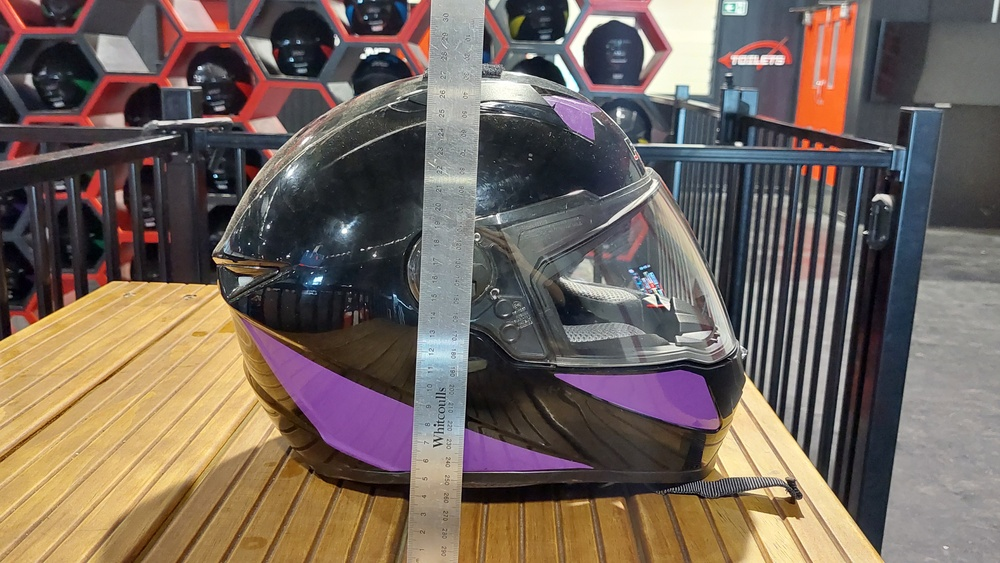
#> input picture 4]_HelmetLights/Images/20230520_143241.jpg, 1000 x 563 px, shrunk from 4624 x 2604 before the run, given in place of the camera
$ python 02_write.py
#> lines starting #> are read from the running program, lines starting #| are printed output that depends on the picture; after the words box and inside, x2 and y2 are one past the last pixel; in counts of white or black regions, pixels touching at a corner belong together
from __future__ import print_function
import os
import sys
import cv2 as cv
import numpy as np
import argparse

#def detect_movement(frame, prior_frame):


def main():

    #code
    path = "video_trial.avi"
    camera = cv.VideoCapture(1)
    if (not camera.isOpened()):
        print(f"Error:Camera not found!")
        return 1
    # write video file
    frame_width = int(camera.get(3))
    frame_height = int(camera.get(4))
    frame_size = (frame_width,frame_height)
    fps = 30
    # write video file
    output = cv.VideoWriter(path, cv.VideoWriter_fourcc('M','J','P','G'), fps, frame_size)
    frame_num = 0

    while True:
        ret, frame = camera.read()
#> frame is the input picture: shape (563, 1000, 3); mean B, G, R 93, 101.7, 115.5
        #bg_sub = cv.createBackgroundSubtractorKNN(history = 500, dist2Threshold = 160, detectShadows = False)
        #first iteration don't have a prior frame to work with, set them the same and dont display anything!
        if frame_num <= 5:
            if not ret:
                raise IOError("Error with webcam")

            ## convert to greyscale
            gray = cv.cvtColor(frame, cv.COLOR_BGR2GRAY)
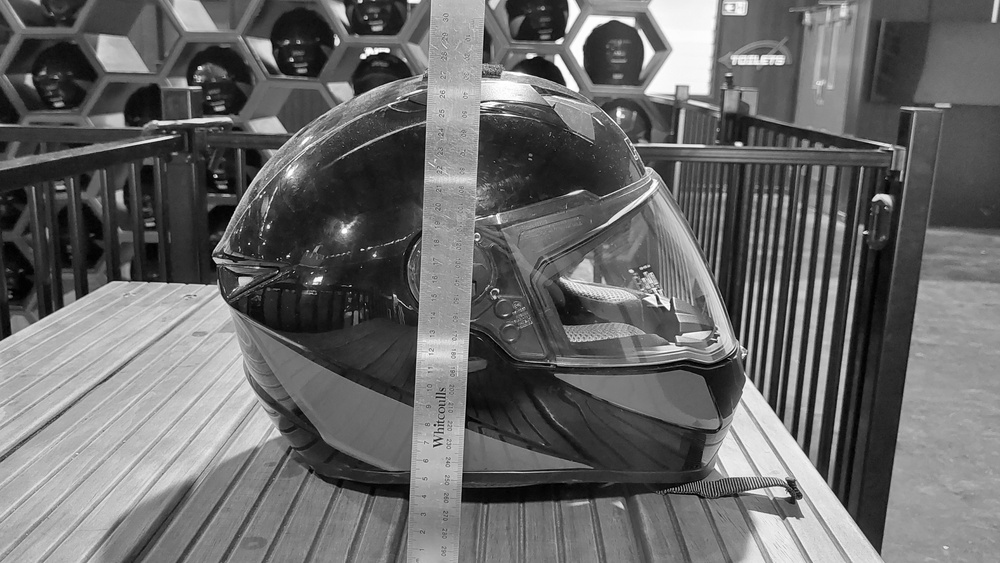
#> gray: shape (563, 1000); min 0, max 255, mean 104.8
            gray = cv.GaussianBlur(gray, (45, 45), 0)
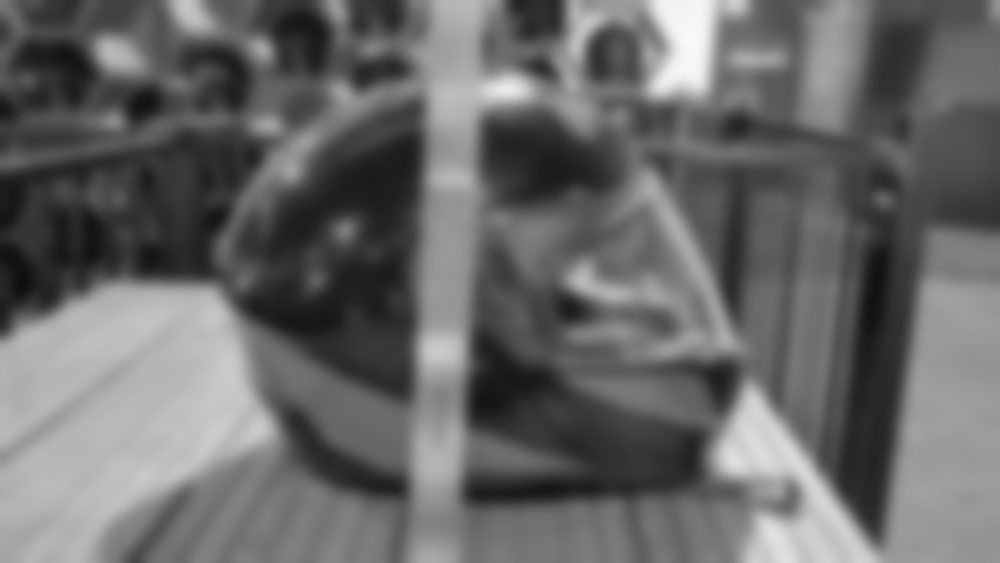
#> gray: shape (563, 1000); min 14, max 249, mean 104.8

            #video_writer.write(frame)
            # image subtraction
            prior_frame = frame
            prior_gray = gray
            frame_num = frame_num + 1


        # later frames (dumb format but stick with me)
        if not ret:
            raise IOError("Error with webcam")

        ## convert to greyscale
        blur = cv.GaussianBlur(frame, (15, 15), 0)
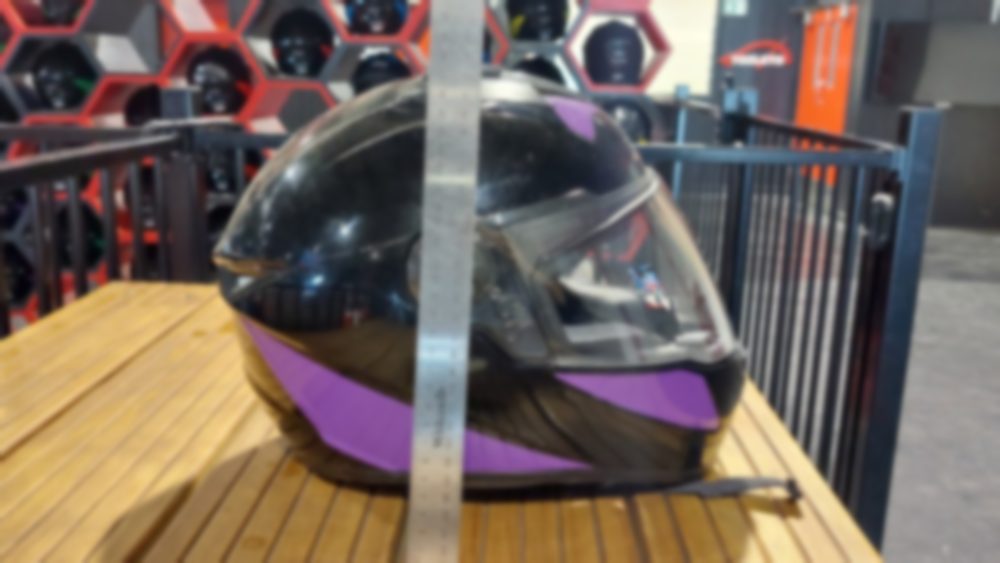
#> blur: shape (563, 1000, 3); mean B, G, R 93, 101.7, 115.5
        gray = cv.cvtColor(blur, cv.COLOR_BGR2GRAY)
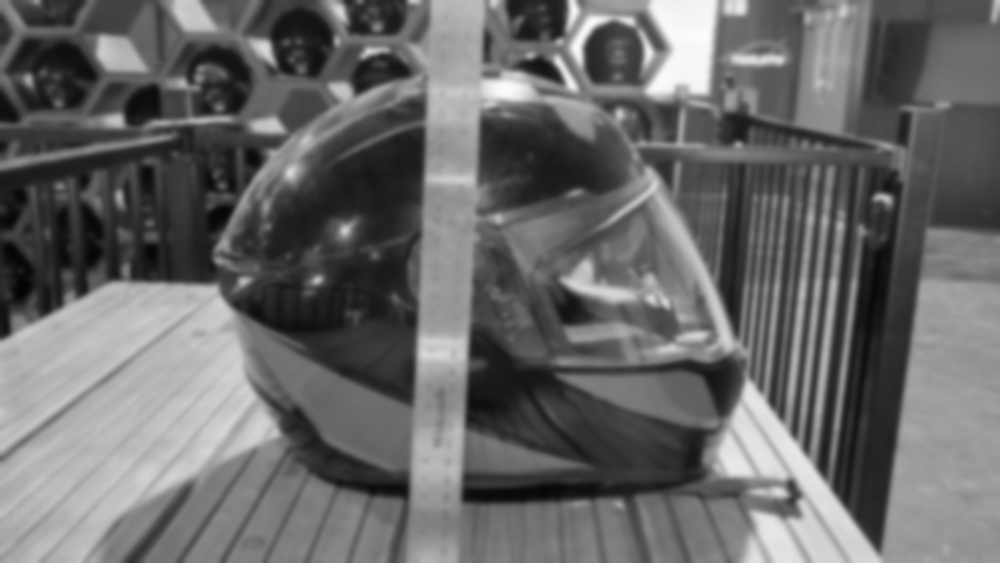
#> gray: shape (563, 1000); min 4, max 252, mean 104.8


        #video_writer.write(frame)
        #fg mask
        #fg_mask = bg_sub.apply(frame)
        # image subtraction
        subbed = cv.absdiff(gray, prior_gray)
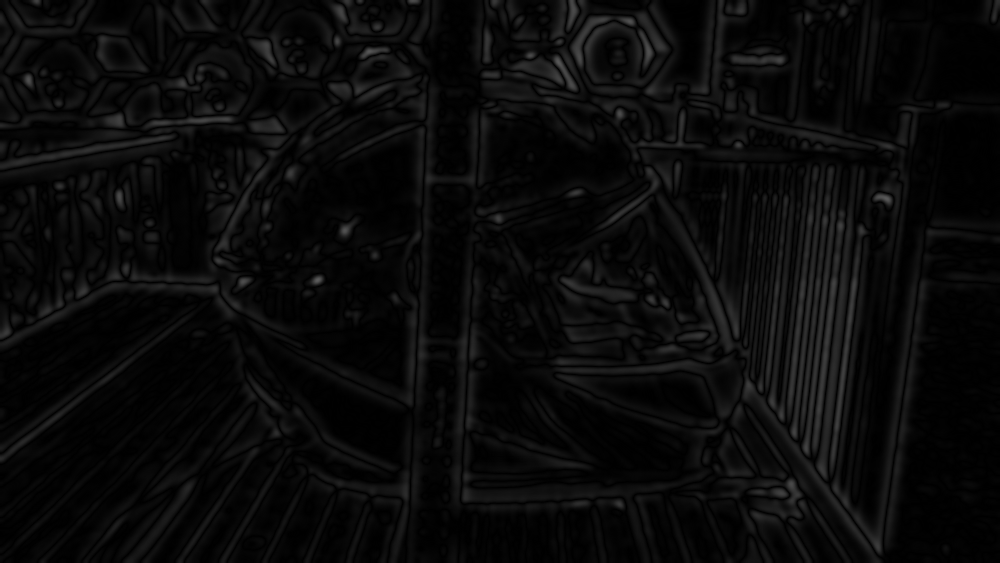
#> subbed: shape (563, 1000); min 0, max 92, mean 9.9
        prior_frame = frame
        prior_gray = gray
        #cv.imshow("subtraction?", fg_mask)
        #cv.imshow("frame", frame)
        #find brightest moving thing
        (minVal, maxVal, minLoc, maxLoc) = cv.minMaxLoc(subbed)
#> minVal = 0; maxVal = 92; minLoc = (9, 0); maxLoc = (317, 280)
        cv.circle(frame, maxLoc, 70, (255, 0, 0), 2)
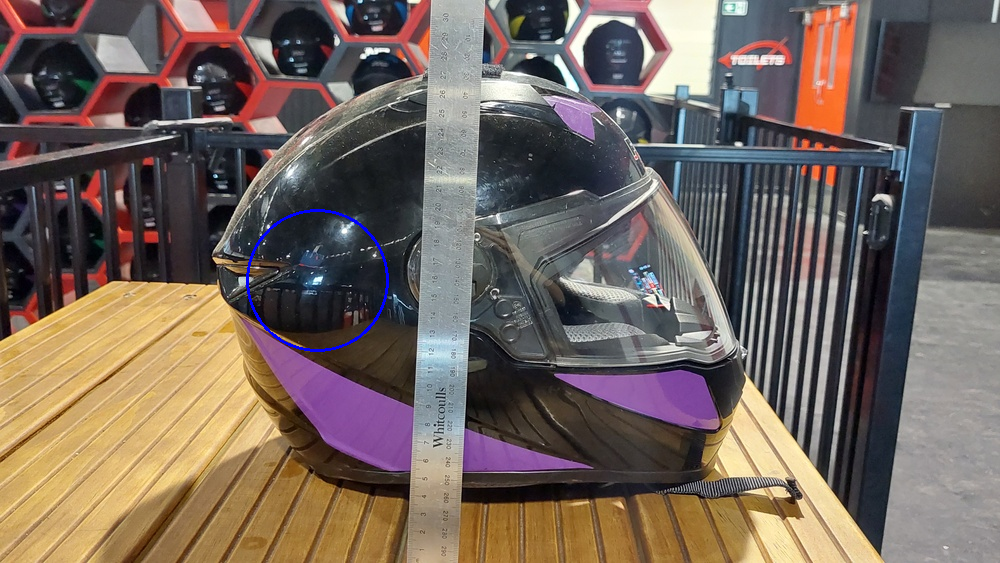
#> frame: shape (563, 1000, 3); 0.23% of pixels changed, all inside (x1, y1, x2, y2) = (246, 209, 389, 352)

        cv.imshow("Light?", frame)
        output.write(frame)

        if cv.waitKey(1) & 0xFF == ord('q'):
#> (key q is pressed here)
            break

    camera.release()
    output.release()
    return 0


if __name__ == "__main__":
    sys.exit(main())
#> (the program exits here)

$ run again, on 4]_HelmetLights/Images/20230520_143313.jpg
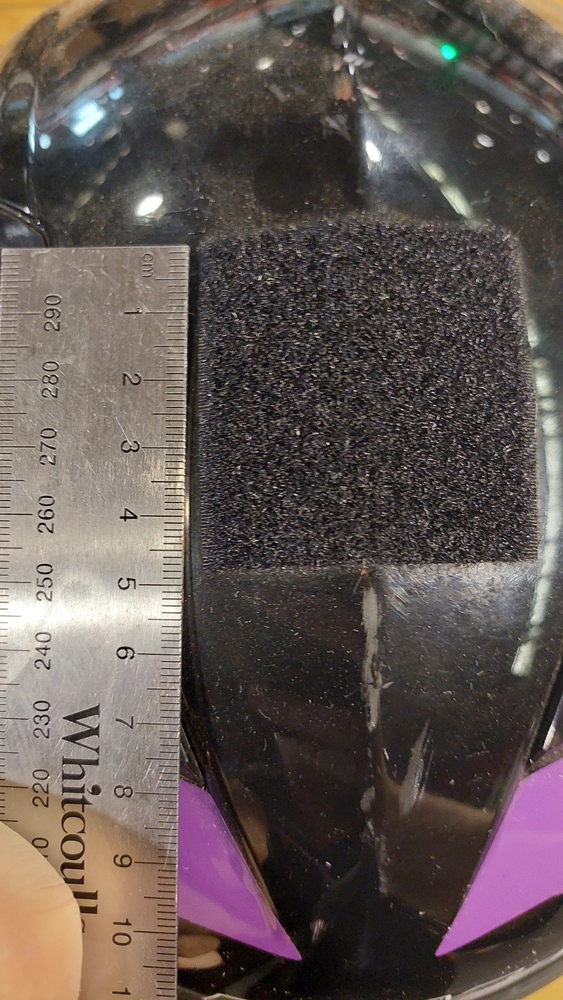
#> input picture 4]_HelmetLights/Images/20230520_143313.jpg, 563 x 1000 px, shrunk from 2604 x 4624 before the run, given in place of the camera
#> in main, frame is the input picture: shape (1000, 563, 3); mean B, G, R 82.3, 86.3, 96.9
#> in main, `subbed = cv.absdiff(gray, prior_gray)`:
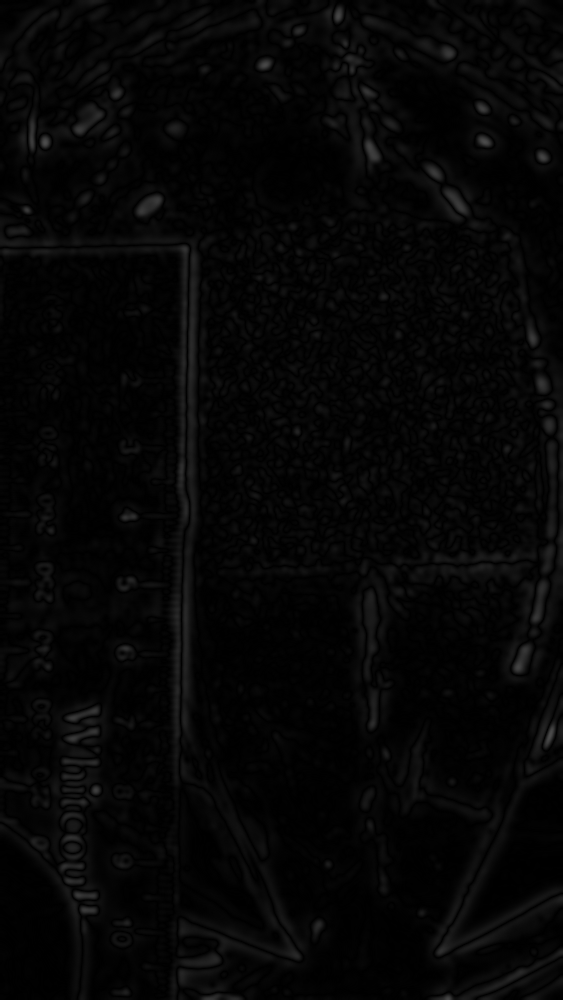
#> subbed: shape (1000, 563); min 0, max 76, mean 5.6
#> minVal = 0; maxVal = 76; minLoc = (15, 0); maxLoc = (45, 142)
#> in main, `cv.circle(frame, maxLoc, 70, (255, 0, 0), 2)`:
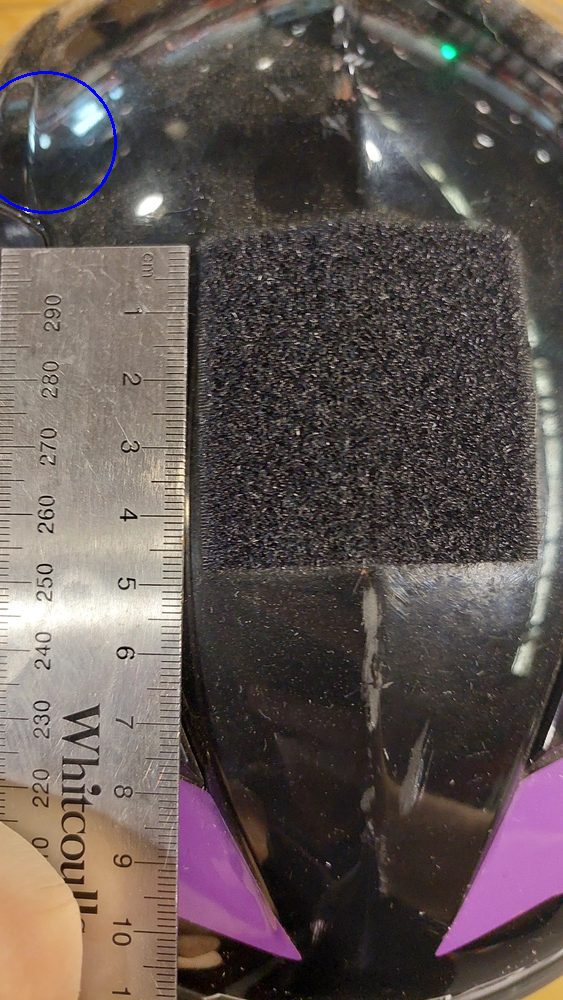
#> frame: shape (1000, 563, 3); 0.17% of pixels changed, all inside (x1, y1, x2, y2) = (0, 71, 117, 214)

$ run again, on 4]_HelmetLights/Images/20230520_143320.jpg
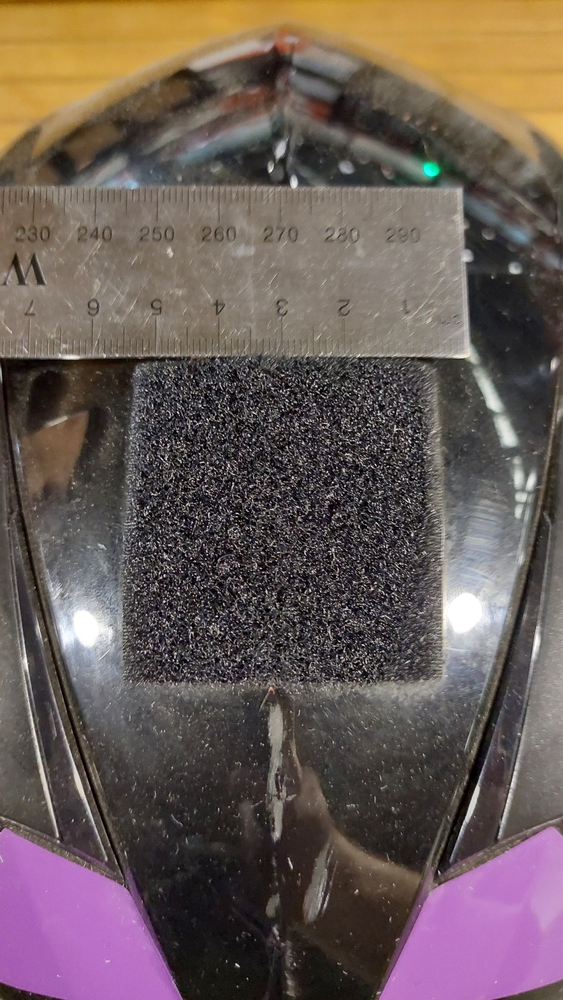
#> input picture 4]_HelmetLights/Images/20230520_143320.jpg, 563 x 1000 px, shrunk from 2604 x 4624 before the run, given in place of the camera
#> in main, frame is the input picture: shape (1000, 563, 3); mean B, G, R 86.8, 91.3, 105.4
#> in main, `subbed = cv.absdiff(gray, prior_gray)`:
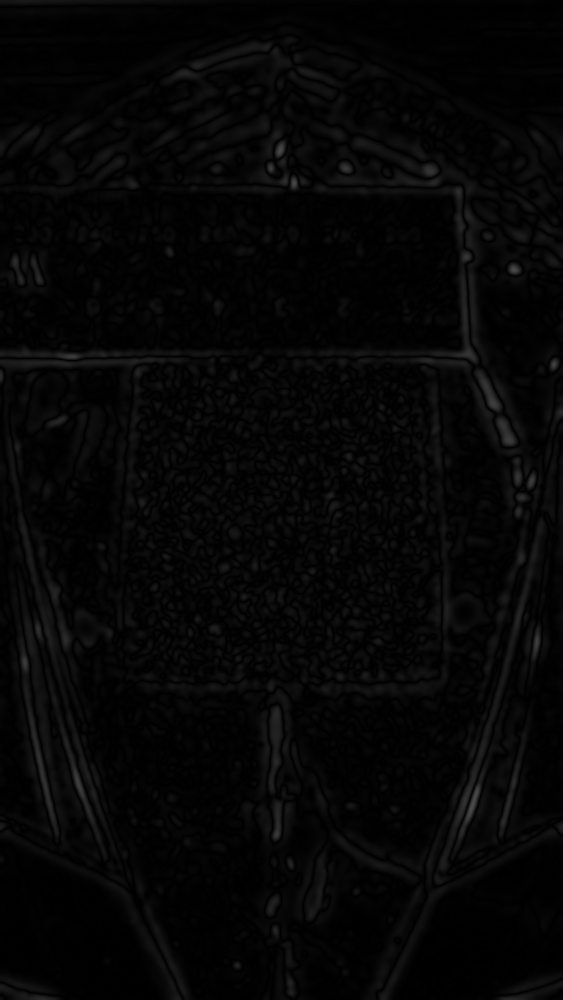
#> subbed: shape (1000, 563); min 0, max 75, mean 5.7
#> minVal = 0; maxVal = 75; minLoc = (377, 0); maxLoc = (473, 803)
#> in main, `cv.circle(frame, maxLoc, 70, (255, 0, 0), 2)`:
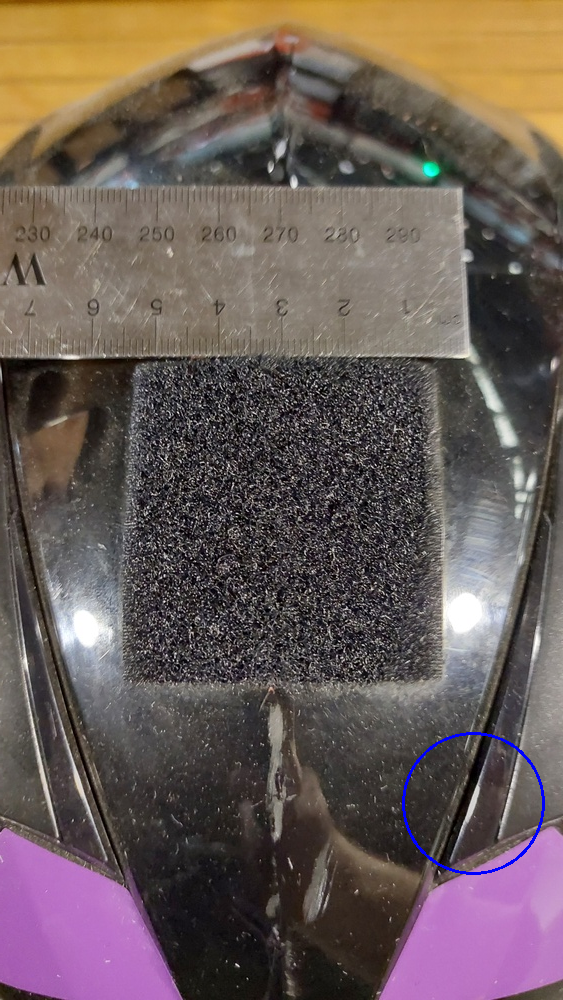
#> frame: shape (1000, 563, 3); 0.23% of pixels changed, all inside (x1, y1, x2, y2) = (402, 732, 545, 875)
